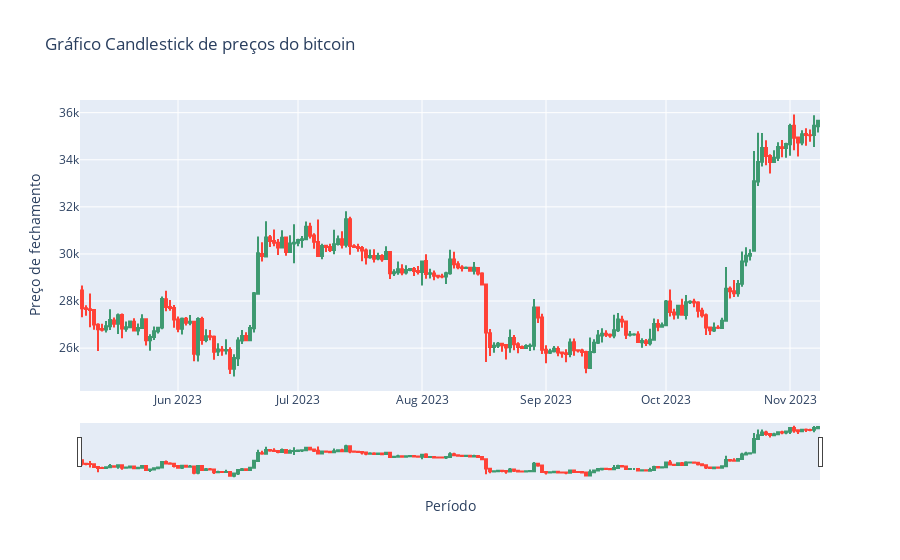

The notebook cell this image was saved under:
### Markdown cell above
Além dos gráficos de fechamento acima, um gráfico muito comum no mundo financeiro chamado "Candlestick" Este tipo de gráfico permite avaliar a dispersão entre os valores de abertura e fechamento de bolsas de valores, além do comparativo entre o maior e menor preço atingido por determinada ação em alguma data em específico. Por padrão, as velas crescentes são desenhadas em verde, enquanto que as decrescentes são representadas em vermelho.

Segue abaixo um exemplo de gráfico candlestick com Plotly, utilizando os dados de abertura, fechamento, high e low do bitcoin.

### Code cell
# criando o gráfico clandestick
candlestick = go.Figure(
    data = go.Candlestick(
        x = dados.index,
        open = dados['Open'],
        high = dados['High'],
        low = dados['Low'],
        close = dados['Close'],
    )
)

# editando os eixos do gráfico
candlestick.update_layout(
    title = 'Gráfico Candlestick de preços do bitcoin',
    xaxis_title = 'Período',
    yaxis_title = 'Preço de fechamento'
)

# exibindo o gráfico
candlestick.show()

### Figure 1 — Plotly figure (JSON) as saved in the notebook; plotly's stock layout.template omitted (floating-point values rounded to 4 significant figures; data arrays with more than 128 entries replaced by an {"elided": "..."} marker saying what was removed)
{"data": [{"close": {"elided": "185 float values"}, "high": {"elided": "185 float values"}, "low": {"elided": "185 float values"}, "open": {"elided": "185 float values"}, "type": "candlestick", "x": {"elided": "185 str values"}}], "layout": {"title": {"text": "Gráfico Candlestick de preços do bitcoin"}, "xaxis": {"title": {"text": "Período"}}, "yaxis": {"title": {"text": "Preço de fechamento"}}}}
